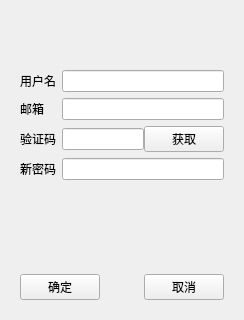
<?xml version="1.0" encoding="UTF-8"?>
<ui version="4.0">
 <class>forget_password</class>
 <widget class="QWidget" name="forget_password">
  <property name="geometry">
   <rect>
    <x>0</x>
    <y>0</y>
    <width>244</width>
    <height>320</height>
   </rect>
  </property>
  <property name="windowTitle">
   <string>Form</string>
  </property>
  <layout class="QVBoxLayout" name="verticalLayout">
   <item>
    <spacer name="verticalSpacer_2">
     <property name="orientation">
      <enum>Qt::Vertical</enum>
     </property>
     <property name="sizeHint" stdset="0">
      <size>
       <width>20</width>
       <height>40</height>
      </size>
     </property>
    </spacer>
   </item>
   <item>
    <widget class="QWidget" name="widget" native="true">
     <layout class="QFormLayout" name="formLayout">
      <item row="0" column="0">
       <widget class="QLabel" name="label">
        <property name="text">
         <string>用户名</string>
        </property>
       </widget>
      </item>
      <item row="0" column="1">
       <widget class="QLineEdit" name="user_edit"/>
      </item>
      <item row="1" column="0">
       <widget class="QLabel" name="label_3">
        <property name="text">
         <string>邮箱</string>
        </property>
       </widget>
      </item>
      <item row="1" column="1">
       <widget class="QLineEdit" name="email_edit"/>
      </item>
      <item row="2" column="0">
       <widget class="QLabel" name="label_4">
        <property name="text">
         <string>验证码</string>
        </property>
       </widget>
      </item>
      <item row="2" column="1">
       <widget class="QWidget" name="widget_3" native="true">
        <layout class="QHBoxLayout" name="horizontalLayout_2">
         <property name="spacing">
          <number>0</number>
         </property>
         <property name="leftMargin">
          <number>0</number>
         </property>
         <property name="topMargin">
          <number>0</number>
         </property>
         <property name="rightMargin">
          <number>0</number>
         </property>
         <property name="bottomMargin">
          <number>0</number>
         </property>
         <item>
          <widget class="QLineEdit" name="varify_edit"/>
         </item>
         <item>
          <widget class="QPushButton" name="get_varefy">
           <property name="text">
            <string>获取</string>
           </property>
          </widget>
         </item>
        </layout>
       </widget>
      </item>
      <item row="3" column="1">
       <widget class="QLineEdit" name="new_password"/>
      </item>
      <item row="3" column="0">
       <widget class="QLabel" name="label_5">
        <property name="text">
         <string>新密码</string>
        </property>
       </widget>
      </item>
     </layout>
    </widget>
   </item>
   <item>
    <spacer name="verticalSpacer">
     <property name="orientation">
      <enum>Qt::Vertical</enum>
     </property>
     <property name="sizeHint" stdset="0">
      <size>
       <width>20</width>
       <height>70</height>
      </size>
     </property>
    </spacer>
   </item>
   <item>
    <widget class="QWidget" name="widget_2" native="true">
     <layout class="QHBoxLayout" name="horizontalLayout">
      <item>
       <widget class="QPushButton" name="yes">
        <property name="text">
         <string>确定</string>
        </property>
       </widget>
      </item>
      <item>
       <spacer name="horizontalSpacer">
        <property name="orientation">
         <enum>Qt::Horizontal</enum>
        </property>
        <property name="sizeHint" stdset="0">
         <size>
          <width>40</width>
          <height>20</height>
         </size>
        </property>
       </spacer>
      </item>
      <item>
       <widget class="QPushButton" name="pushButton_4">
        <property name="text">
         <string>取消</string>
        </property>
       </widget>
      </item>
     </layout>
    </widget>
   </item>
  </layout>
 </widget>
 <resources/>
 <connections/>
</ui>
